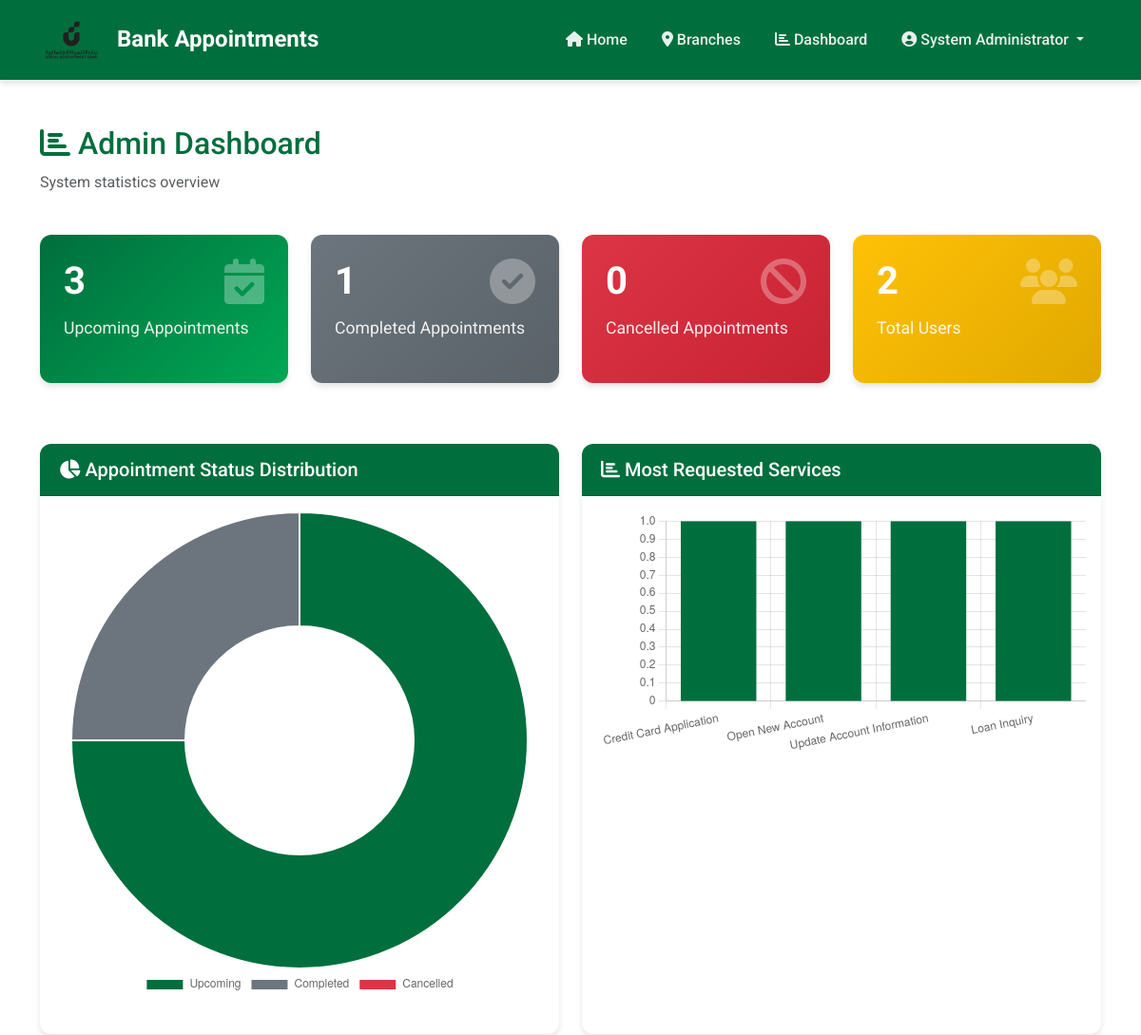
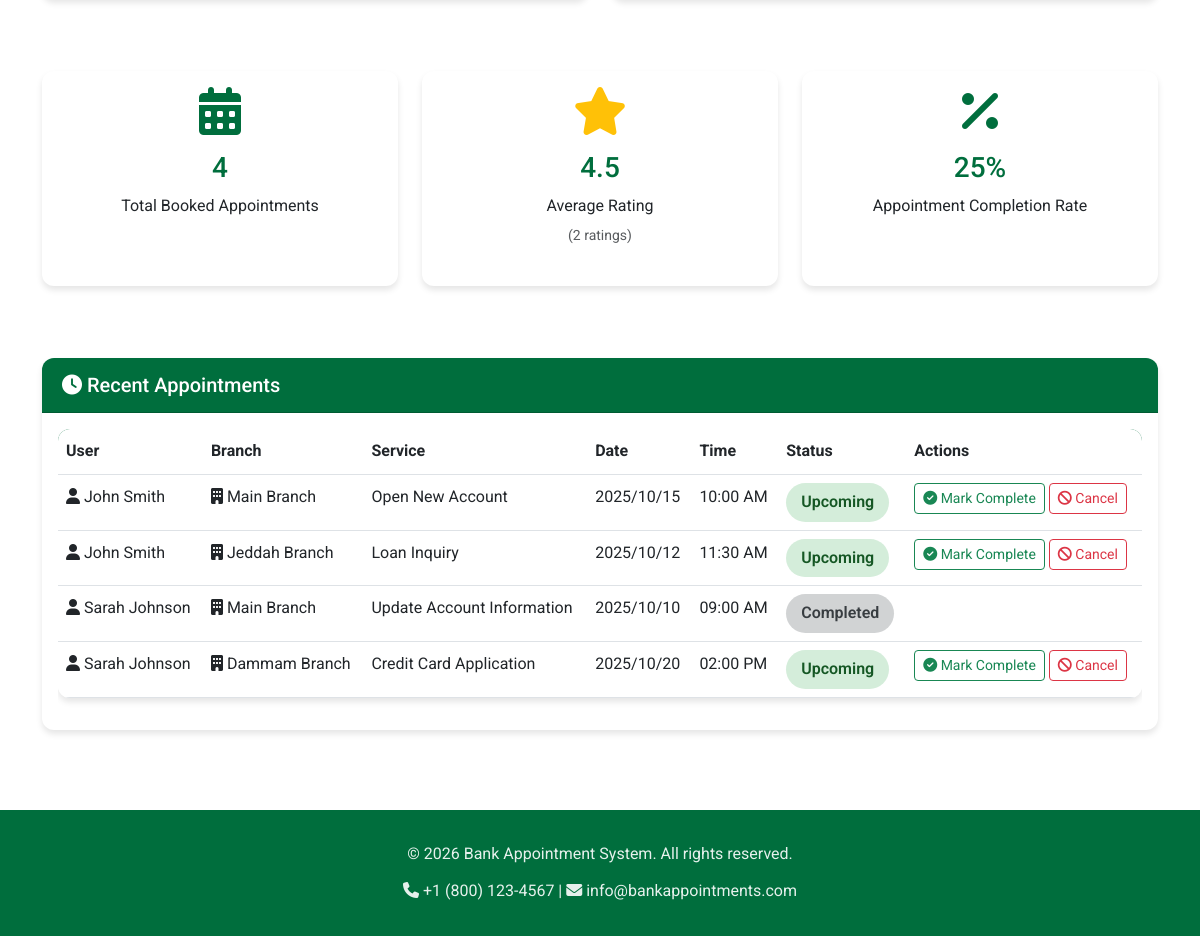
/pages/dashboard.php (signed in), run on the app's committed database (2 pictures, top to bottom).
### tables this page shows
CREATE TABLE IF NOT EXISTS appointments (
    id INT AUTO_INCREMENT PRIMARY KEY,
    user_id INT NOT NULL,
    branch_id INT NOT NULL,
    service VARCHAR(100) NOT NULL,
    date DATE NOT NULL,
    time TIME NOT NULL,
    status ENUM('upcoming', 'completed', 'cancelled') DEFAULT 'upcoming',
    created_at TIMESTAMP DEFAULT CURRENT_TIMESTAMP,
    FOREIGN KEY (user_id) REFERENCES users(id) ON DELETE CASCADE,
    FOREIGN KEY (branch_id) REFERENCES branches(id) ON DELETE CASCADE
);

CREATE TABLE IF NOT EXISTS users (
    id INT AUTO_INCREMENT PRIMARY KEY,
    name VARCHAR(100) NOT NULL,
    email VARCHAR(100) UNIQUE NOT NULL,
    password VARCHAR(255) NOT NULL,
    role ENUM('user', 'admin') DEFAULT 'user',
    created_at TIMESTAMP DEFAULT CURRENT_TIMESTAMP
);

CREATE TABLE IF NOT EXISTS branches (
    id INT AUTO_INCREMENT PRIMARY KEY,
    name VARCHAR(100) NOT NULL,
    address TEXT NOT NULL,
    map_embed TEXT,
    created_at TIMESTAMP DEFAULT CURRENT_TIMESTAMP
);

### pages/dashboard.php (the view, shortened to what this page needs)
<?php
require_once '../includes/header.php';
require_once '../includes/navbar.php';
$stats = [];
$query = "SELECT COUNT(*) as count FROM appointments WHERE status = 'upcoming'";
$result = $conn->query($query);
$stats['upcoming'] = $result->fetch_assoc()['count'];
$query = "SELECT COUNT(*) as count FROM appointments WHERE status = 'completed'";
$result = $conn->query($query);
$stats['completed'] = $result->fetch_assoc()['count'];
$query = "SELECT COUNT(*) as count FROM appointments WHERE status = 'cancelled'";
$result = $conn->query($query);
$stats['cancelled'] = $result->fetch_assoc()['count'];
$query = "SELECT COUNT(*) as count FROM users WHERE role = 'user'";
$result = $conn->query($query);
$stats['users'] = $result->fetch_assoc()['count'];
$query = "SELECT COUNT(*) as count FROM appointments";
$result = $conn->query($query);
$stats['total_appointments'] = $result->fetch_assoc()['count'];
$query = "SELECT AVG(rating) as avg_rating, COUNT(*) as total_ratings FROM ratings";
$result = $conn->query($query);
$rating_data = $result->fetch_assoc();
$stats['avg_rating'] = round($rating_data['avg_rating'], 1);
$stats['total_ratings'] = $rating_data['total_ratings'];
$query = "SELECT a.*, u.name as user_name, b.name as branch_name FROM appointments a
          JOIN users u ON a.user_id = u.id
          LEFT JOIN branches b ON a.branch_id = b.id
          ORDER BY a.created_at DESC LIMIT 10";
$recent_appointments = $conn->query($query);
$query = "SELECT service, COUNT(*) as count FROM appointments GROUP BY service ORDER BY count DESC LIMIT 5";
$popular_services = $conn->query($query);
?>
<div class="container my-5">
    <div class="row mb-4">
        <div class="col-12">
            <h2 style="color: var(--primary-green);"><i class="fas fa-chart-bar"></i> Admin Dashboard</h2>
            <p class="text-muted">System statistics overview</p>
        </div>
    </div>
    <div class="row mb-5">
        <div class="col-md-3 mb-3">
            <div class="stat-card fade-in-up">
                <i class="fas fa-calendar-check"></i>
                <h3><?php echo $stats['upcoming']; ?></h3>
                <p>Upcoming Appointments</p>
            </div>
        </div>
        <div class="col-md-3 mb-3">
            <div class="stat-card fade-in-up" style="background: linear-gradient(135deg, #6c757d 0%, #5a6268 100%);">
                <i class="fas fa-check-circle"></i>
                <h3><?php echo $stats['completed']; ?></h3>
                <p>Completed Appointments</p>
            </div>
        </div>
        <div class="col-md-3 mb-3">
            <div class="stat-card fade-in-up" style="background: linear-gradient(135deg, #dc3545 0%, #c82333 100%);">
                <i class="fas fa-ban"></i>
                <h3><?php echo $stats['cancelled']; ?></h3>
                <p>Cancelled Appointments</p>
            </div>
        </div>
        <div class="col-md-3 mb-3">
            <div class="stat-card fade-in-up" style="background: linear-gradient(135deg, #ffc107 0%, #e0a800 100%);">
                <i class="fas fa-users"></i>
                <h3><?php echo $stats['users']; ?></h3>
                <p>Total Users</p>
            </div>
        </div>
    </div>
    <div class="row mb-5">
        <div class="col-lg-6 mb-4">
            <div class="card fade-in-up h-100">
                <div class="card-header">
                    <h5 class="mb-0"><i class="fas fa-chart-pie"></i> Appointment Status Distribution</h5>
                </div>
                <div class="card-body">
                    <canvas id="statusChart"></canvas>
                </div>
            </div>
        </div>
        <div class="col-lg-6 mb-4">
            <div class="card fade-in-up h-100">
                <div class="card-header">
                    <h5 class="mb-0"><i class="fas fa-chart-bar"></i> Most Requested Services</h5>
                </div>
                <div class="card-body">
                    <canvas id="servicesChart"></canvas>
                </div>
            </div>
        </div>
    </div>
    <div class="row mb-5">
        <div class="col-lg-4 mb-4">
            <div class="card fade-in-up h-100">
                <div class="card-body text-center">
                    <i class="fas fa-calendar-alt fa-3x mb-3" style="color: var(--primary-green);"></i>
                    <h3 style="color: var(--primary-green);"><?php echo $stats['total_appointments']; ?></h3>
                    <p class="mb-0">Total Booked Appointments</p>
                </div>
            </div>
        </div>
        <div class="col-lg-4 mb-4">
            <div class="card fade-in-up h-100">
                <div class="card-body text-center">
                    <i class="fas fa-star fa-3x mb-3" style="color: #ffc107;"></i>
                    <h3 style="color: var(--primary-green);"><?php echo $stats['avg_rating'] ?: 'N/A'; ?></h3>
                    <p class="mb-0">Average Rating</p>
                    <small class="text-muted">(<?php echo $stats['total_ratings']; ?> ratings)</small>
                </div>
            </div>
        </div>
        <div class="col-lg-4 mb-4">
            <div class="card fade-in-up h-100">
                <div class="card-body text-center">
                    <i class="fas fa-percentage fa-3x mb-3" style="color: var(--primary-green);"></i>
                    <h3 style="color: var(--primary-green);">
                        <?php
                        $success_rate = $stats['total_appointments'] > 0
                            ? round(($stats['completed'] / $stats['total_appointments']) * 100, 1)
                            : 0;
                        echo $success_rate . '%';
                        ?>
                    </h3>
                    <p class="mb-0">Appointment Completion Rate</p>
                </div>
            </div>
        </div>
    </div>
    <div class="row">
        <div class="col-12">
            <div class="card fade-in-up">
                <div class="card-header">
                    <h5 class="mb-0"><i class="fas fa-clock"></i> Recent Appointments</h5>
                </div>
                <div class="card-body">
                    <?php if ($recent_appointments->num_rows > 0): ?>
                    <div class="table-responsive">
                        <table class="table table-hover">
                            <thead>
                                <tr>
                                    <th>User</th>
                                    <th>Branch</th>
                                    <th>Service</th>
                                    <th>Date</th>
                                    <th>Time</th>
                                    <th>Status</th>
                                    <th>Actions</th>
                                </tr>
                            </thead>
                            <tbody>
                                <?php while ($appointment = $recent_appointments->fetch_assoc()):
                                    $status_class = 'status-' . $appointment['status'];
                                    $status_text = $appointment['status'] === 'upcoming' ? 'Upcoming' : ($appointment['status'] === 'completed' ? 'Completed' : 'Cancelled');
                                ?>
                                <tr>
                                    <td><i class="fas fa-user"></i> <?php echo $appointment['user_name']; ?></td>
                                    <td><i class="fas fa-building"></i> <?php echo $appointment['branch_name'] ?? 'N/A'; ?></td>
                                    <td><?php echo $appointment['service']; ?></td>
                                    <td><?php echo date('Y/m/d', strtotime($appointment['date'])); ?></td>
                                    <td><?php echo date('h:i A', strtotime($appointment['time'])); ?></td>
                                    <td><span class="<?php echo $status_class; ?>"><?php echo $status_text; ?></span></td>
                                    <td>
                                        <?php if ($appointment['status'] === 'upcoming'): ?>
                                        <a href="?complete_appointment=<?php echo $appointment['id']; ?>" class="btn btn-sm btn-outline-success" onclick="return confirm('Are you sure you want to mark this appointment as completed?')">
                                            <i class="fas fa-check-circle"></i> Mark Complete
                                        </a>
                                        <a href="?cancel_appointment=<?php echo $appointment['id']; ?>" class="btn btn-sm btn-outline-danger" onclick="return confirm('Are you sure you want to cancel this appointment?')">
                                            <i class="fas fa-ban"></i> Cancel
                                        </a>
                                        <?php endif; ?>
                                    </td>
                                </tr>
                                <?php endwhile; ?>
                            </tbody>
                        </table>
                    </div>
                    <?php else: ?>
                    <p class="text-center text-muted">No appointments yet</p>
                    <?php endif; ?>
                </div>
            </div>
        </div>
    </div>
</div>
<script>
// Appointment status chart
var ctx1 = document.getElementById('statusChart').getContext('2d');
var statusChart = new Chart(ctx1, {
    type: 'doughnut',
    data: {
        labels: ['Upcoming', 'Completed', 'Cancelled'],
        datasets: [{
            data: [<?php echo $stats['upcoming']; ?>, <?php echo $stats['completed']; ?>, <?php echo $stats['cancelled']; ?>],
            backgroundColor: ['#006e3d', '#6c757d', '#dc3545']
        }]
    },
    options: {
        responsive: true,
        plugins: {
            legend: {
                position: 'bottom'
            }
        }
    }
});
// Most requested services chart
var services = [];
var counts = [];
<?php
$popular_services->data_seek(0);
while ($service = $popular_services->fetch_assoc()) {
    echo "services.push('" . $service['service'] . "');\n";
    echo "counts.push(" . $service['count'] . ");\n";
}
?>
var ctx2 = document.getElementById('servicesChart').getContext('2d');
var servicesChart = new Chart(ctx2, {
    type: 'bar',
    data: {
        labels: services,
        datasets: [{
            label: 'Number of Appointments',
            data: counts,
            backgroundColor: '#006e3d'
        }]
    },
    options: {
        responsive: true,
        scales: {
            y: {
                beginAtZero: true
            }
        },
        plugins: {
            legend: {
                display: false
            }
        }
    }
});
</script>
<?php require_once '../includes/footer.php'; ?>

### data on the page
appointments: user.name "John Smith", branch.name "Main Branch", service "Open New Account", date "2025/10/15", time "10:00 AM", status "Upcoming"
appointments: user.name "John Smith", branch.name "Jeddah Branch", service "Loan Inquiry", date "2025/10/12", time "11:30 AM", status "Upcoming"
appointments: user.name "Sarah Johnson", branch.name "Main Branch", service "Update Account Information", date "2025/10/10", time "09:00 AM", status "Completed"
appointments: user.name "Sarah Johnson", branch.name "Dammam Branch", service "Credit Card Application", date "2025/10/20", time "02:00 PM", status "Upcoming"

### other printed values
$_SESSION['user_name'] "System Administrator"
$stats['upcoming'] "3"
$stats['completed'] "1"
$stats['cancelled'] "0"
$stats['users'] "2"
$stats['total_appointments'] "4"
$stats['avg_rating'] ?: 'N/A' "4.5"
$stats['total_ratings'] "2"
$success_rate "25"
chart data {{ $stats['upcoming'] }} 3
chart data {{ $stats['completed'] }} 1
chart data {{ $stats['cancelled'] }} 0
chart data {{ $service['service'] }} Credit Card Application, Open New Account, Update Account Information, Loan Inquiry
